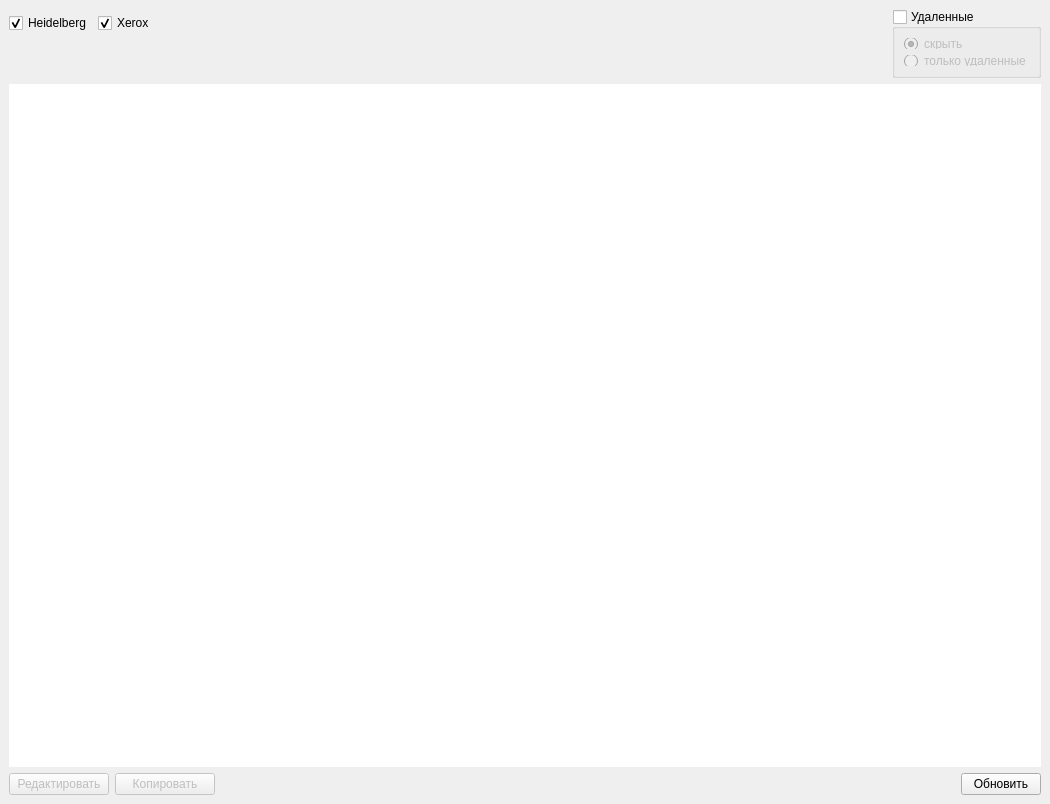
<?xml version="1.0" encoding="UTF-8"?>
<ui version="4.0">
 <class>PasportBaseViewWidget</class>
 <widget class="QWidget" name="PasportBaseViewWidget">
  <property name="geometry">
   <rect>
    <x>0</x>
    <y>0</y>
    <width>1050</width>
    <height>804</height>
   </rect>
  </property>
  <property name="sizePolicy">
   <sizepolicy hsizetype="Preferred" vsizetype="Preferred">
    <horstretch>0</horstretch>
    <verstretch>0</verstretch>
   </sizepolicy>
  </property>
  <property name="minimumSize">
   <size>
    <width>0</width>
    <height>0</height>
   </size>
  </property>
  <property name="mouseTracking">
   <bool>true</bool>
  </property>
  <property name="focusPolicy">
   <enum>Qt::NoFocus</enum>
  </property>
  <property name="windowTitle">
   <string>Form</string>
  </property>
  <property name="windowIcon">
   <iconset resource="images/resources.qrc">
    <normaloff>:/images/Icon.png</normaloff>:/images/Icon.png</iconset>
  </property>
  <layout class="QVBoxLayout" name="verticalLayout">
   <property name="leftMargin">
    <number>9</number>
   </property>
   <property name="topMargin">
    <number>9</number>
   </property>
   <property name="rightMargin">
    <number>9</number>
   </property>
   <property name="bottomMargin">
    <number>9</number>
   </property>
   <item>
    <layout class="QHBoxLayout" name="horizontalLayout">
     <property name="topMargin">
      <number>0</number>
     </property>
    </layout>
   </item>
   <item>
    <layout class="QHBoxLayout" name="horizontalLayout_3">
     <property name="sizeConstraint">
      <enum>QLayout::SetDefaultConstraint</enum>
     </property>
     <property name="topMargin">
      <number>0</number>
     </property>
     <item>
      <layout class="QVBoxLayout" name="verticalLayout_3">
       <property name="sizeConstraint">
        <enum>QLayout::SetDefaultConstraint</enum>
       </property>
       <property name="leftMargin">
        <number>0</number>
       </property>
       <item>
        <layout class="QHBoxLayout" name="horizontalLayout_4">
         <property name="leftMargin">
          <number>0</number>
         </property>
         <item>
          <widget class="QCheckBox" name="heidelbergCheckBox">
           <property name="text">
            <string>Heidelberg</string>
           </property>
           <property name="checked">
            <bool>true</bool>
           </property>
          </widget>
         </item>
         <item>
          <widget class="QCheckBox" name="xeroxCheckBox">
           <property name="text">
            <string>Xerox</string>
           </property>
           <property name="checked">
            <bool>true</bool>
           </property>
          </widget>
         </item>
         <item>
          <spacer name="horizontalSpacer_2">
           <property name="orientation">
            <enum>Qt::Horizontal</enum>
           </property>
           <property name="sizeHint" stdset="0">
            <size>
             <width>40</width>
             <height>20</height>
            </size>
           </property>
          </spacer>
         </item>
        </layout>
       </item>
       <item>
        <layout class="QHBoxLayout" name="horizontalLayout_5"/>
       </item>
       <item>
        <spacer name="verticalSpacer">
         <property name="orientation">
          <enum>Qt::Vertical</enum>
         </property>
         <property name="sizeType">
          <enum>QSizePolicy::Preferred</enum>
         </property>
         <property name="sizeHint" stdset="0">
          <size>
           <width>20</width>
           <height>40</height>
          </size>
         </property>
        </spacer>
       </item>
      </layout>
     </item>
     <item>
      <widget class="QGroupBox" name="deletedGroupBox">
       <property name="sizePolicy">
        <sizepolicy hsizetype="MinimumExpanding" vsizetype="Preferred">
         <horstretch>0</horstretch>
         <verstretch>0</verstretch>
        </sizepolicy>
       </property>
       <property name="minimumSize">
        <size>
         <width>132</width>
         <height>69</height>
        </size>
       </property>
       <property name="maximumSize">
        <size>
         <width>149</width>
         <height>69</height>
        </size>
       </property>
       <property name="title">
        <string>Удаленные</string>
       </property>
       <property name="flat">
        <bool>false</bool>
       </property>
       <property name="checkable">
        <bool>true</bool>
       </property>
       <property name="checked">
        <bool>false</bool>
       </property>
       <layout class="QVBoxLayout" name="verticalLayout_2">
        <item>
         <widget class="QRadioButton" name="deletedHideRadioButton">
          <property name="text">
           <string>скрыть</string>
          </property>
          <property name="checked">
           <bool>true</bool>
          </property>
         </widget>
        </item>
        <item>
         <widget class="QRadioButton" name="deletedOnlyRadioButton">
          <property name="text">
           <string>только удаленные</string>
          </property>
         </widget>
        </item>
       </layout>
      </widget>
     </item>
    </layout>
   </item>
   <item>
    <widget class="QTableView" name="pasportOfsetTableView">
     <property name="mouseTracking">
      <bool>false</bool>
     </property>
     <property name="contextMenuPolicy">
      <enum>Qt::CustomContextMenu</enum>
     </property>
     <property name="frameShape">
      <enum>QFrame::NoFrame</enum>
     </property>
     <property name="frameShadow">
      <enum>QFrame::Sunken</enum>
     </property>
     <property name="lineWidth">
      <number>1</number>
     </property>
     <property name="midLineWidth">
      <number>0</number>
     </property>
     <property name="editTriggers">
      <set>QAbstractItemView::NoEditTriggers</set>
     </property>
     <property name="dragDropMode">
      <enum>QAbstractItemView::NoDragDrop</enum>
     </property>
     <property name="defaultDropAction">
      <enum>Qt::IgnoreAction</enum>
     </property>
     <property name="alternatingRowColors">
      <bool>true</bool>
     </property>
     <property name="selectionMode">
      <enum>QAbstractItemView::SingleSelection</enum>
     </property>
     <property name="selectionBehavior">
      <enum>QAbstractItemView::SelectRows</enum>
     </property>
     <property name="showGrid">
      <bool>true</bool>
     </property>
     <property name="gridStyle">
      <enum>Qt::SolidLine</enum>
     </property>
     <property name="sortingEnabled">
      <bool>true</bool>
     </property>
     <attribute name="horizontalHeaderCascadingSectionResizes">
      <bool>false</bool>
     </attribute>
     <attribute name="horizontalHeaderMinimumSectionSize">
      <number>35</number>
     </attribute>
     <attribute name="verticalHeaderVisible">
      <bool>false</bool>
     </attribute>
     <attribute name="verticalHeaderDefaultSectionSize">
      <number>25</number>
     </attribute>
    </widget>
   </item>
   <item>
    <layout class="QHBoxLayout" name="horizontalLayout_2">
     <item>
      <widget class="QPushButton" name="editButton">
       <property name="enabled">
        <bool>false</bool>
       </property>
       <property name="minimumSize">
        <size>
         <width>100</width>
         <height>0</height>
        </size>
       </property>
       <property name="maximumSize">
        <size>
         <width>500</width>
         <height>16777215</height>
        </size>
       </property>
       <property name="text">
        <string>Редактировать</string>
       </property>
      </widget>
     </item>
     <item>
      <widget class="QPushButton" name="copyButton">
       <property name="enabled">
        <bool>false</bool>
       </property>
       <property name="minimumSize">
        <size>
         <width>100</width>
         <height>0</height>
        </size>
       </property>
       <property name="maximumSize">
        <size>
         <width>500</width>
         <height>16777215</height>
        </size>
       </property>
       <property name="text">
        <string>Копировать</string>
       </property>
      </widget>
     </item>
     <item>
      <spacer name="horizontalSpacer">
       <property name="orientation">
        <enum>Qt::Horizontal</enum>
       </property>
       <property name="sizeHint" stdset="0">
        <size>
         <width>758</width>
         <height>20</height>
        </size>
       </property>
      </spacer>
     </item>
     <item>
      <widget class="QPushButton" name="refreshPushButton">
       <property name="text">
        <string>Обновить</string>
       </property>
      </widget>
     </item>
    </layout>
   </item>
  </layout>
 </widget>
 <resources>
  <include location="images/resources.qrc"/>
 </resources>
 <connections/>
</ui>
